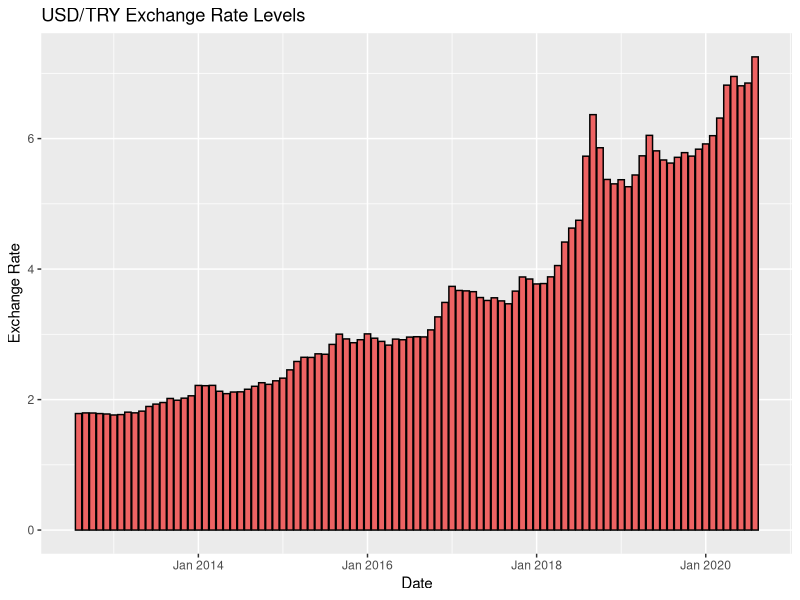
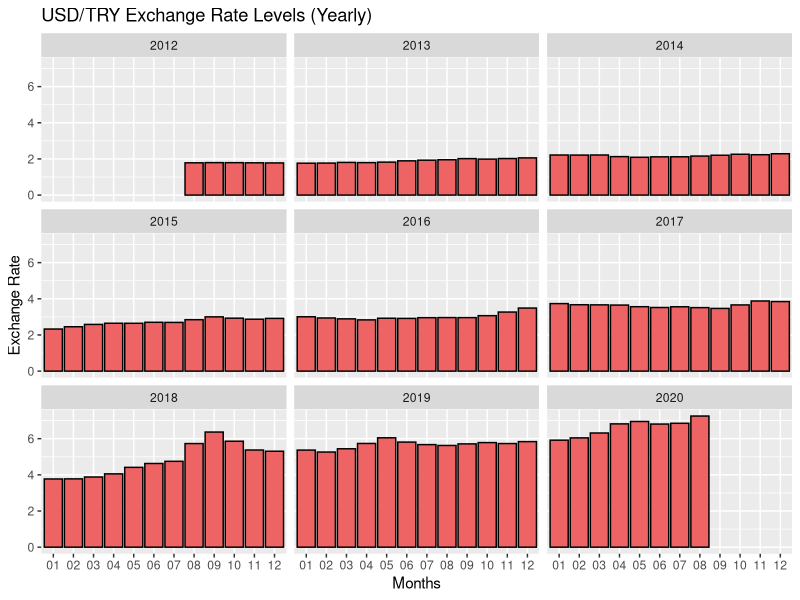
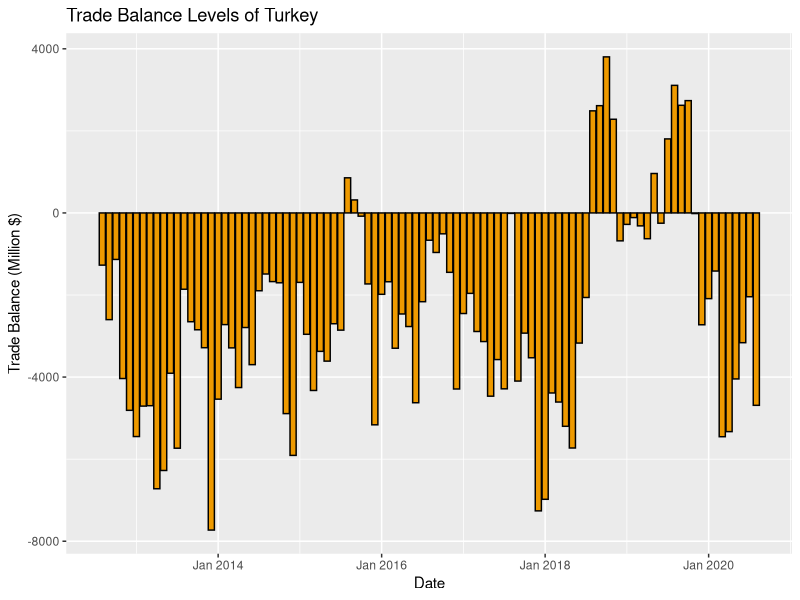
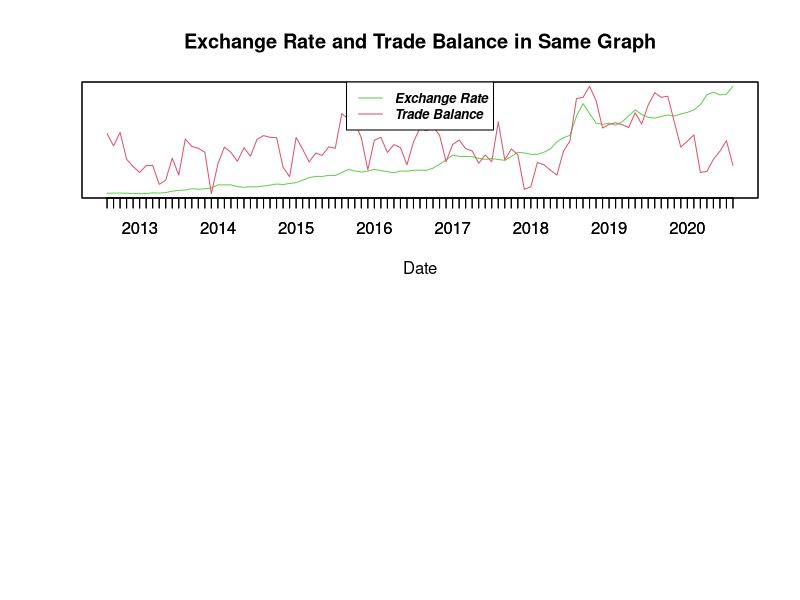
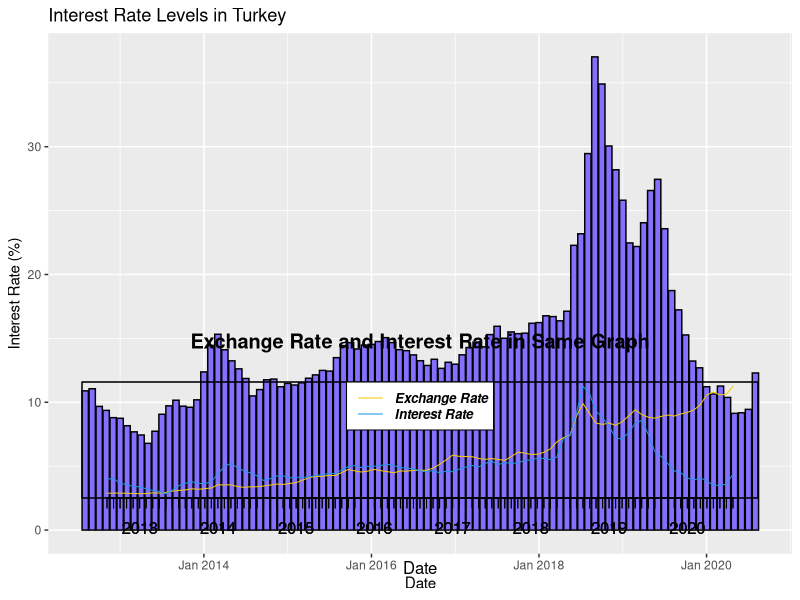
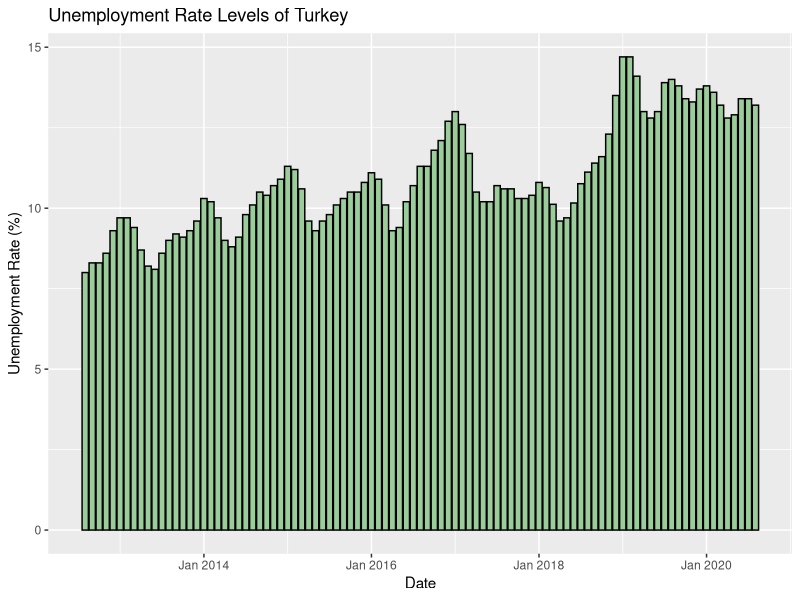
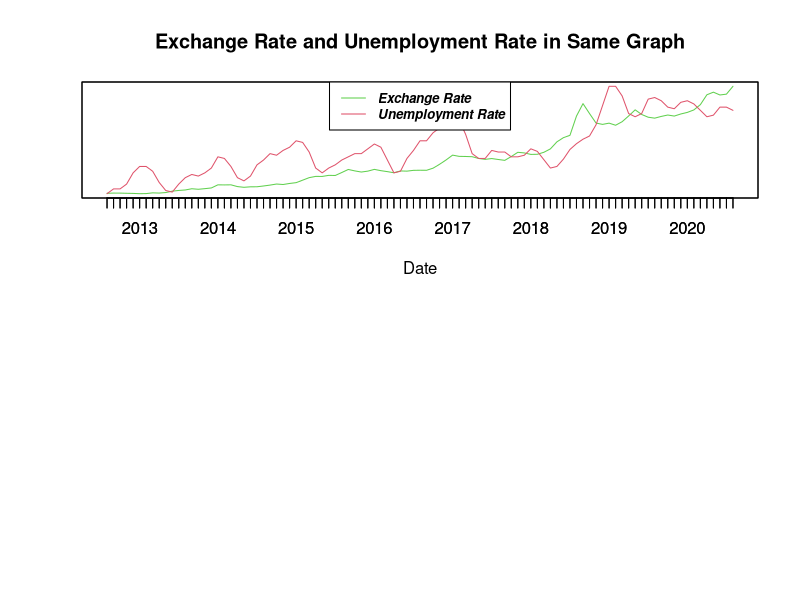
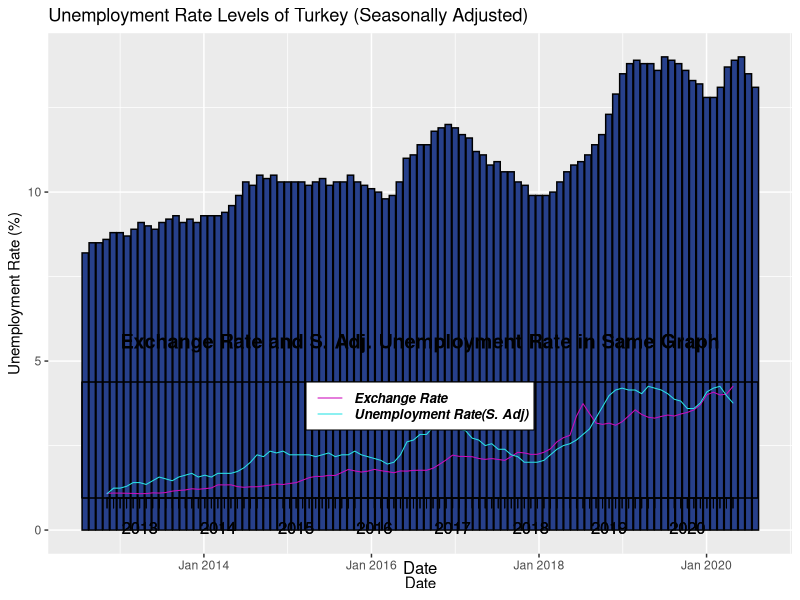

Write the R code that produced these figures, in order.
## ---- chunk 1
library(knitr)
library(readxl)
library(zoo)
library(ggplot2)
opts_chunk$set(tidy.opts=list(width.cutoff=60),tidy=TRUE, warning=FALSE, message=FALSE)
## ---- chunk 2
EVDS <- read_excel("EVDS.xlsx", 
    range = "A1:E98", col_types = c("text", "numeric", "numeric", "numeric", "numeric"))
names(EVDS) <- c("Date", "TrBal", "ExcRate", "IntRate", "UnempRate")
EVDS$Date <- as.yearmon(EVDS$Date)
EVDS <- cbind(EVDS,format(EVDS$Date, "%Y"),format(EVDS$Date, "%m"))
names(EVDS)[6:7] <- c("Year","Month")
head(EVDS)
## ---- chunk 3
par(mfrow=c(2,1))
ggplot(EVDS, aes(x = Date, y = ExcRate)) + geom_bar(stat='identity', colour = "black", fill = "indianred2") + labs(title="USD/TRY Exchange Rate Levels", x= "Date", y="Exchange Rate")
ggplot(EVDS, aes(x = Month, y = ExcRate)) + geom_bar(stat='identity', colour = "black", fill = "indianred2") + labs(title="USD/TRY Exchange Rate Levels (Yearly)", x= "Months", y="Exchange Rate") + facet_wrap(facets=vars(Year), ncol=3) 
  
 
## ---- chunk 4
ggplot(EVDS, aes(x = Date, y = TrBal)) + geom_bar(stat='identity', colour = "black", fill = "orange2") + labs(title="Trade Balance Levels of Turkey", x="Date", y="Trade Balance (Million $)" )
plot(EVDS$Date, EVDS$ExcRate, type = "l", xlab = "Date", yaxt = 'n', ann=FALSE, col=3)
par(new=TRUE)
plot(EVDS$Date, EVDS$TrBal, type = "l", xlab = "Date", yaxt= 'n', ann=FALSE, col=2 )
title(main = "Exchange Rate and Trade Balance in Same Graph", xlab = "Date")
legend("top", legend=c("Exchange Rate", "Trade Balance"),col=c(3, 2), lty=c(1,1), cex=0.8, text.font=4)
paste("Correlation value between Trade Balance and Exchange Rate:", round(cor(EVDS$ExcRate,EVDS$TrBal),digits=4))

## ---- chunk 5
ggplot(EVDS, aes(x = Date, y = IntRate)) + geom_bar(stat='identity', colour = "black", fill = "lightslateblue") + labs(title="Interest Rate Levels in Turkey", x="Date", y="Interest Rate (%)" )
plot(EVDS$Date, EVDS$ExcRate, type = "l", xlab = "Date", yaxt = 'n', ann=FALSE, col=7)
par(new=TRUE)
plot(EVDS$Date, EVDS$IntRate, type = "l", xlab = "Date", yaxt= 'n', ann=FALSE, col=4 )
title(main = "Exchange Rate and Interest Rate in Same Graph", xlab = "Date")
legend("top", legend=c("Exchange Rate", "Interest Rate"),col=c(7, 4), lty=c(1,1), cex=0.8, text.font=4)

paste("Correlation value between Interest Rate and Exchange Rate:", round(cor(EVDS$ExcRate,EVDS$IntRate),digits=4))

## ---- chunk 6
ggplot(EVDS, aes(x = Date, y = UnempRate)) + geom_bar(stat='identity', colour = "black", fill = "darkseagreen3") + labs(title="Unemployment Rate Levels of Turkey", x="Date", y="Unemployment Rate (%)" )
plot(EVDS$Date, EVDS$ExcRate, type = "l", xlab = "Date", yaxt = 'n', ann=FALSE, col=11)
par(new=TRUE)
plot(EVDS$Date, EVDS$UnempRate, type = "l", xlab = "Date", yaxt= 'n', ann=FALSE, col=26 )
title(main = "Exchange Rate and Unemployment Rate in Same Graph", xlab = "Date")
legend("top", legend=c("Exchange Rate", "Unemployment Rate"),col=c(11, 26), lty=c(1,1), cex=0.8, text.font=4)

paste("Correlation value between Unemployment Rate and Exchange Rate:", round(cor(EVDS$ExcRate,EVDS$UnempRate),digits=4))

## ---- chunk 7
x <- read_excel("a.xls", col_names = FALSE, range = "Q100:Q196", col_types = "numeric")
names(x) <- "UnempRate2"
EVDS <- cbind(EVDS,x)
ggplot(EVDS, aes(x = Date, y = UnempRate2)) + geom_bar(stat='identity', colour = "black", fill = "royalblue4") + labs(title="Unemployment Rate Levels of Turkey (Seasonally Adjusted)", x="Date", y="Unemployment Rate (%)" )
plot(EVDS$Date, EVDS$ExcRate, type = "l", xlab = "Date", yaxt = 'n', ann=FALSE, col=22)
par(new=TRUE)
plot(EVDS$Date, EVDS$UnempRate2, type = "l", xlab = "Date", yaxt= 'n', ann=FALSE, col=13 )
title(main = "Exchange Rate and S. Adj. Unemployment Rate in Same Graph", xlab = "Date")
legend("top", legend=c("Exchange Rate", "Unemployment Rate(S. Adj)"),col=c(22, 13), lty=c(1,1), cex=0.8, text.font=4)

paste("Correlation value between Seasonally Adjusted Unemployment Rate and Exchange Rate:", round(cor(EVDS$ExcRate,EVDS$UnempRate2),digits=4))
## ---- chunk 8
summary(lm(ExcRate~IntRate+TrBal+UnempRate2, data = EVDS))
